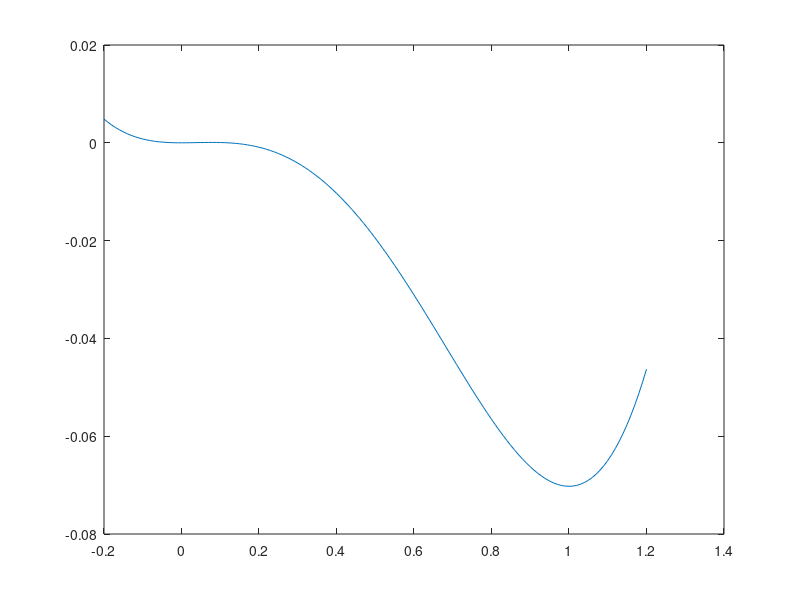

The MATLAB script that drew this image:
p = -0.2:0.01:1.2;
alpha = 0.9;
gamma = 10.0;
Teq = 1;
temp = 0;
mfactor =(alpha/3.1415)*atan(gamma*(Teq - temp));
F = 0.25.*(p.^4) - (0.5 -(1/3)*mfactor).*(p.^3) + (0.25 - 0.5*mfactor).*(p.^2);

plot(p,F)
